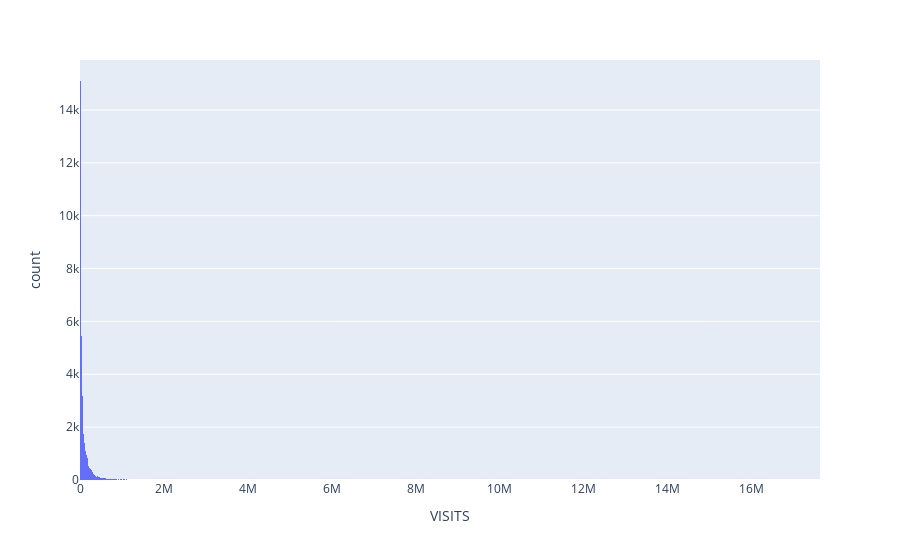

Here is the notebook cell this chart was saved with:
### Markdown cell above
### 2.5 Visit Histogram

Did the above before getting to assignment on plotly.express so let's play with that a bit.

If we look at all the library systems, visits is so skewed you can barely see it hugging the y axis, with a few outliers dotting the x axis.

### Code cell
fig = px.histogram(plds_all, x="VISITS")
fig.show()

### Figure 1 — Plotly figure (JSON) as saved in the notebook; plotly's stock layout.template omitted (floating-point values rounded to 4 significant figures; data arrays with more than 128 entries replaced by an {"elided": "..."} marker saying what was removed)
{"data": [{"alignmentgroup": "True", "bingroup": "x", "hovertemplate": "VISITS=%{x}<br>count=%{y}<extra></extra>", "legendgroup": "", "marker": {"color": "#636efa", "pattern": {"shape": ""}}, "name": "", "offsetgroup": "", "orientation": "v", "showlegend": false, "type": "histogram", "x": {"elided": "38572 int values"}, "xaxis": "x", "yaxis": "y"}], "layout": {"barmode": "relative", "legend": {"tracegroupgap": 0}, "margin": {"t": 60}, "xaxis": {"anchor": "y", "domain": [0, 1], "title": {"text": "VISITS"}}, "yaxis": {"anchor": "x", "domain": [0, 1], "title": {"text": "count"}}}}
